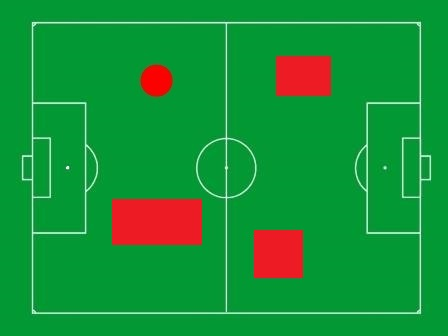
%> input picture Matlab/Labeling/saha.jpg, 448 x 336 px
$ octave runme_otsu.m   (GNU Octave 9; MATLAB toolbox functions it lacks are replaced by stand-ins)
%> lines starting %> are read from the running program, lines starting %| are printed output that depends on the picture; in (x1, y1, x2, y2) boxes, pixels count from 0 and x2, y2 are one past the last pixel; in counts of white or black regions, pixels touching at a corner belong together; the program's own positions count from 1

I = imread('saha.jpg');
%> I is the input picture: size 336x448x3 uint8; mean R, G, B 23.1, 146, 55.4
Ib = im2bw(I, graythresh(I));
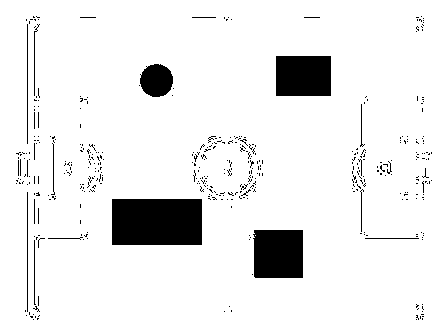
%> Ib: size 336x448 logical; 92.3% white; 423 black regions (406 under 20 px), largest, box (x1, y1, x2, y2) and area: (112, 199, 202, 245) 4140, (253, 230, 303, 278) 2350, (276, 56, 331, 96) 2200
Ib = imcomplement(Ib);
bw = bwareaopen(Ib,200);
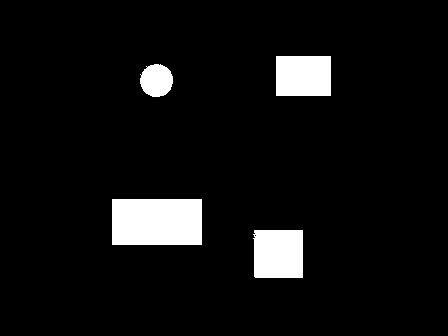
%> bw: size 336x448 logical; 6.3% white; 4 white regions, box (x1, y1, x2, y2) and area: (112, 199, 202, 245) 4140, (253, 230, 303, 278) 2350, (276, 56, 331, 96) 2200, (140, 64, 173, 97) 855
L = bwlabel(bw);
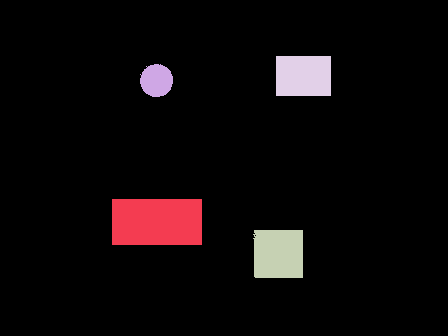
%> L: size 336x448 double; 5 distinct labels, from 0 to 4; one colour per label, 0 black
rgb = label2rgb(L);
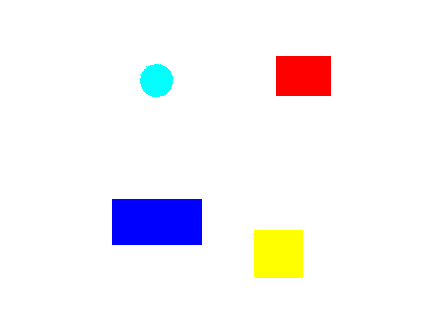
%> rgb: size 336x448x3 uint8; mean R, G, B 246.5, 244.3, 247.3
m = L==1;
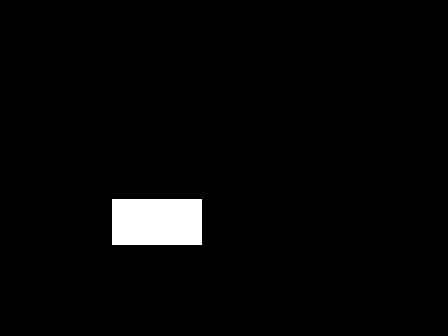
%> m: size 336x448 logical; 2.8% white; 1 white region, box (x1, y1, x2, y2) and area: (112, 199, 202, 245) 4140
im3 = uint8(m);
im3(im3 == 255) = 1;
im33 = cat(3, im3, im3, im3);
im = I .* im33;
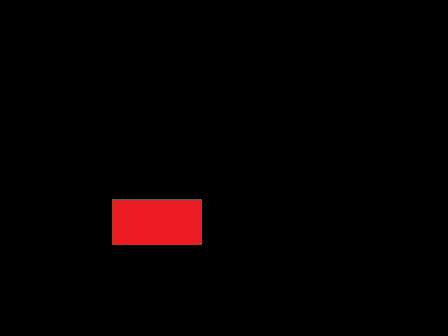
%> im: size 336x448x3 uint8; mean R, G, B 6.3, 0.8, 1
toplam1 = sum(im(:));
%> toplam1 = 1230494
toplam2 = sum(m(:));
%> toplam2 = 4140
ortalama = toplam1 / toplam2
%> ortalama = 297.2
% imshow(rgb);
% imshow(im);
% imshow(m);
